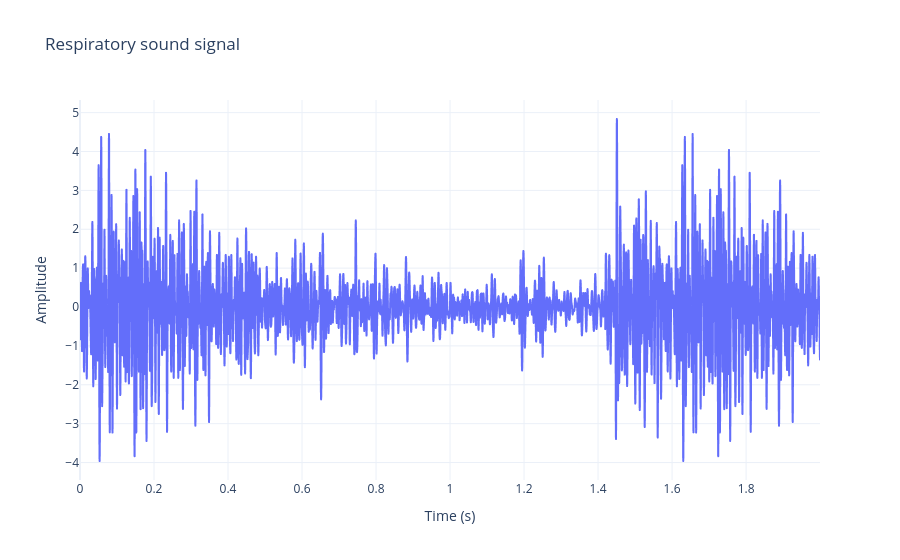

Notebook cell for this chart:
### Markdown cell above
#### 2.1.3 Estandarización

### Code cell
mu = np.mean(new_signal)
sigma = np.std(new_signal)

new_signal = (new_signal - mu)/sigma

t = np.arange(len(new_signal)) / fs
fig = px.line(x=t, y=new_signal, labels={"x": "Time (s)", "y": "Amplitude"}, title=f"Respiratory sound signal")
fig.update_layout(
    hovermode="x unified",
    template="plotly_white"
)
fig.show()

### Figure 1 — Plotly figure (JSON) as saved in the notebook; plotly's stock layout.template omitted (floating-point values rounded to 4 significant figures; data arrays with more than 128 entries replaced by an {"elided": "..."} marker saying what was removed)
{"data": [{"hovertemplate": "Time (s)=%{x}<br>Amplitude=%{y}<extra></extra>", "legendgroup": "", "line": {"color": "#636efa", "dash": "solid"}, "marker": {"symbol": "circle"}, "mode": "lines", "name": "", "showlegend": false, "type": "scattergl", "x": {"elided": "8000 float values"}, "xaxis": "x", "y": {"elided": "8000 float values"}, "yaxis": "y"}], "layout": {"hovermode": "x unified", "legend": {"tracegroupgap": 0}, "title": {"text": "Respiratory sound signal"}, "xaxis": {"anchor": "y", "domain": [0, 1], "title": {"text": "Time (s)"}}, "yaxis": {"anchor": "x", "domain": [0, 1], "title": {"text": "Amplitude"}}}}
